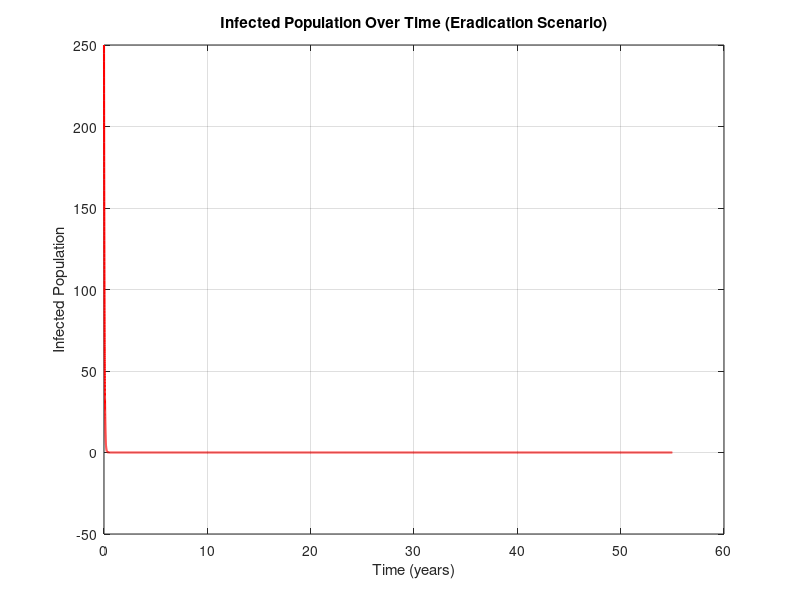
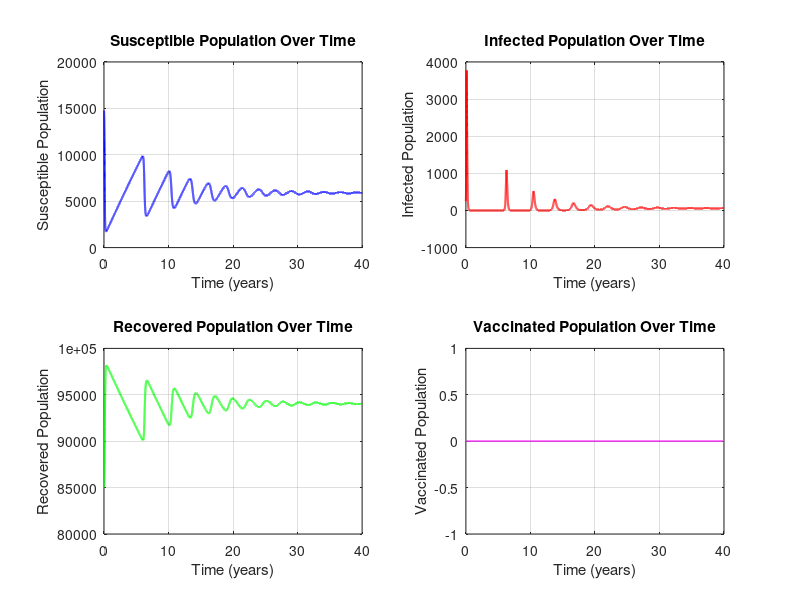
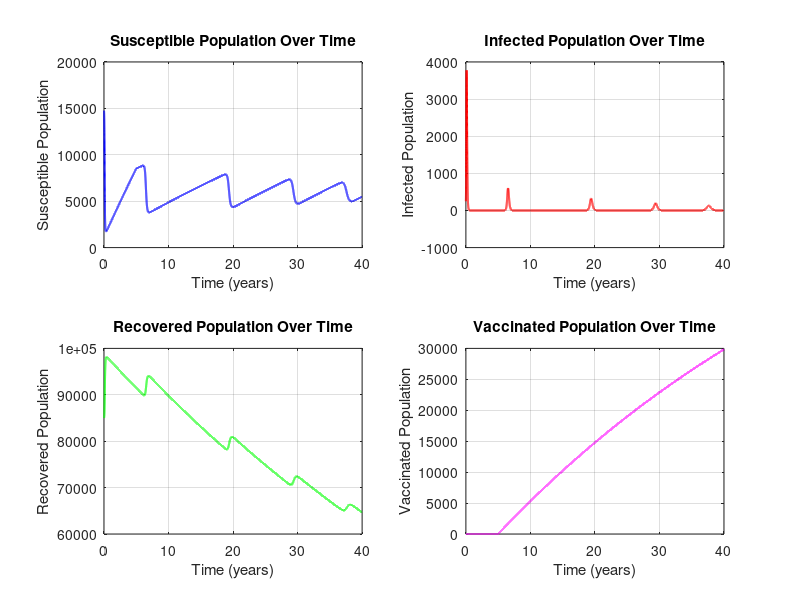

MATLAB code to generate these figures, in order:
%% 4.1
% Parameters
beta = 0.00424;
mu = 0.0155;
gamma = 25;
N = 100000;
epsilon = 0;
p = 0;

% Initial conditions
R0 = 0.85 * N;
I0 = 250;
S0 = N - R0 - I0;
V0 = 0;

tspan = 0:0.001:40;

% Define the system of ODEs
sirv_odes = @(t, y) [
    (1 - epsilon * p) * mu * N - beta * y(1) * y(2) - mu * y(1);    % dS/dt, S(t) = y(1)
    beta * y(1) * y(2) - gamma * y(2) - mu * y(2);                  % dI/dt, I(t) = y(2)
    gamma * y(2) - mu * y(3);                                       % dR/dt, R(t) = y(3)
    epsilon * p * mu * N - mu * y(4)                                % dV/dt, V(t) = y(4)
];

initial_conditions = [S0; I0; R0; V0];

% Solve the system using ode45
[t, y] = ode45(sirv_odes, tspan, initial_conditions);

% Extract solutions
S = y(:, 1);
I = y(:, 2);
R = y(:, 3);
V = y(:, 4);

% Plot S(t) - Susceptible Population
figure;
subplot(2, 2, 1);
plot(t, S, 'b', 'LineWidth', 1.5);
xlabel('Time (years)');
ylabel('Susceptible Population');
title('Susceptible Population Over Time');
grid on;

% Plot I(t) - Infected Population
subplot(2, 2, 2);
plot(t, I, 'r', 'LineWidth', 1.5);
xlabel('Time (years)');
ylabel('Infected Population');
title('Infected Population Over Time');
grid on;

% Plot R(t) - Recovered Population
subplot(2, 2, 3);
plot(t, R, 'g', 'LineWidth', 1.5);
xlabel('Time (years)');
ylabel('Recovered Population');
title('Recovered Population Over Time');
grid on;

% Plot V(t) - Vaccinated Population
subplot(2, 2, 4);
plot(t, V, 'm', 'LineWidth', 1.5);
xlabel('Time (years)');
ylabel('Vaccinated Population');
title('Vaccinated Population Over Time');
grid on;
% saveas(gcf, 'Figures/figure41.png'); Doesn't look good, need to resize
% myself

%% 4.2
% Parameters
beta = 0.00424;
gamma = 25;
mu = 0.0155;
N = 100000;
epsilon = 0.95;
p = 0.75;

% Initial conditions (same as 4.1)
R0 = 0.85 * N;
I0 = 250;
S0 = N - R0 - I0;
V0 = 0;

% Time span
tspan = 0:0.001:40;

% Define the ODE system with vaccine rollout
sirv_vaccine_odes = @(t, y) [
    (1 - (t >= 5) * epsilon * p) * mu * N - beta * y(1) * y(2) - mu * y(1);     % dS/dt, S(t) = y(1)
    beta * y(1) * y(2) - gamma * y(2) - mu * y(2);                              % dI/dt, I(t) = y(2)
    gamma * y(2) - mu * y(3);                                                   % dR/dt, R(t) = y(3)
    (t >= 5) * epsilon * p * mu * N - mu * y(4)                                 % dV/dt, V(t) = y(4)
];

% Define the ODE system with vaccine rollout
% sirv_vaccine_odes = @(t, y) [
%     (1 - (t >= 5) * epsilon * p) * mu * N - beta * y(1) * y(2) - mu * y(1);     % dS/dt, S(t) = y(1)
%     beta * y(1) * y(2) - gamma * y(2) - mu * y(2);                              % dI/dt, I(t) = y(2)
%     gamma * y(2) - mu * y(3);                                                   % dR/dt, R(t) = y(3)
%     (t >= 5) * epsilon * p * mu * N - mu * y(4)                                 % dV/dt, V(t) = y(4)
% ];

% Initial state vector
initial_conditions = [S0; I0; R0; V0];

% Solve the system using ode45
[t, y] = ode45(sirv_vaccine_odes, tspan, initial_conditions);

% Extract solutions
S = y(:, 1);
I = y(:, 2);
R = y(:, 3);
V = y(:, 4);

% Plot S(t) - Susceptible Population
figure;
subplot(2, 2, 1);
plot(t, S, 'b', 'LineWidth', 1.5);
xlabel('Time (years)');
ylabel('Susceptible Population');
title('Susceptible Population Over Time');
grid on;

% Plot I(t) - Infected Population
subplot(2, 2, 2);
plot(t, I, 'r', 'LineWidth', 1.5);
xlabel('Time (years)');
ylabel('Infected Population');
title('Infected Population Over Time');
grid on;

% Plot R(t) - Recovered Population
subplot(2, 2, 3);
plot(t, R, 'g', 'LineWidth', 1.5);
xlabel('Time (years)');
ylabel('Recovered Population');
title('Recovered Population Over Time');
grid on;

% Plot V(t) - Vaccinated Population
subplot(2, 2, 4);
plot(t, V, 'm', 'LineWidth', 1.5);
xlabel('Time (years)');
ylabel('Vaccinated Population');
title('Vaccinated Population Over Time');
grid on;
% saveas(gcf, 'Figures/figure42.png'); Doesn't look good, need to resize
% myself

%% 4.3
% Parameters
beta = 0.00424;
gamma = 25;
mu = 0.0155;
epsilon = 0.95;
N = 100000;

% Compute R0
R0 = (N * beta) / (mu + gamma);

% Compute critical vaccination rate
pc = (1 - 1/R0) / epsilon;
fprintf('Critical vaccination rate p_c: %.4f\n', pc);

% Initial conditions
S0 = (1 - pc) * N;  % Remaining susceptible population after critical vaccination
I0 = 250;
R0 = 0.85 * N;
V0 = pc * N;  % Vaccinated population

% Time span
tspan = 0:0.001:55;

% Define the ODE system with critical vaccination rate
sirv_critical_odes = @(t, y) [
    (1 - epsilon * pc) * mu * N - beta * y(1) * y(2) - mu * y(1);    % dS/dt, S(t) = y(1)
    beta * y(1) * y(2) - gamma * y(2) - mu * y(2);                  % dI/dt, I(t) = y(2)
    gamma * y(2) - mu * y(3);                                       % dR/dt, R(t) = y(3)
    epsilon * pc * mu * N - mu * y(4)                                % dV/dt, V(t) = y(4)
];

initial_conditions = [S0; I0; R0; V0];

% Solve the system using ode45
[t, y] = ode45(sirv_critical_odes, tspan, initial_conditions);

% Extract solutions
I = y(:, 2);

% Plot I(t) - Infected Population for eradication simulation
figure;
plot(t, I, 'r', 'LineWidth', 1.5);
xlabel('Time (years)');
ylabel('Infected Population');
title('Infected Population Over Time (Eradication Scenario)');
grid on;
saveas(gcf, 'Figures/figure43.png');